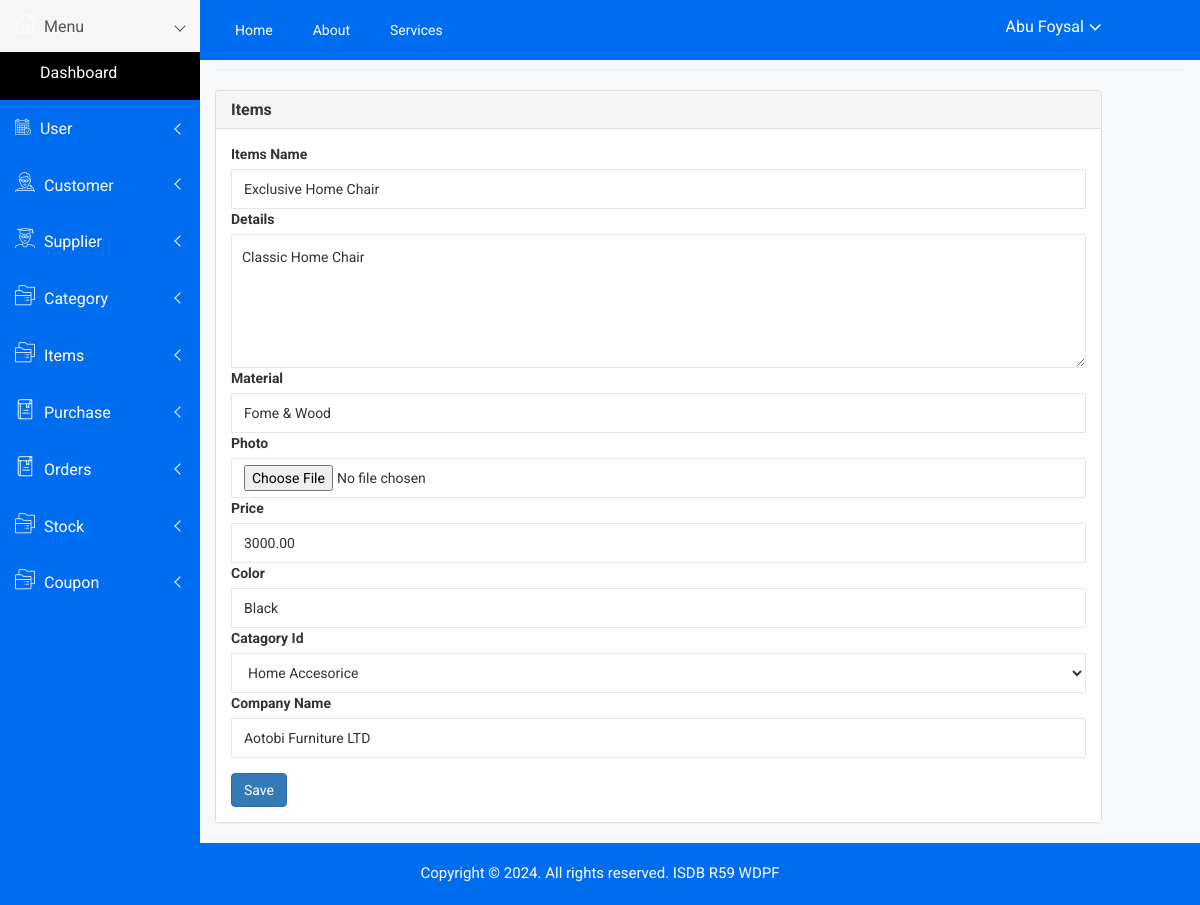
Screenshot of /admin/items_edit.php?id=10 (signed in) with the database file from the repository.
### tables this page shows
CREATE TABLE `items` (
  `id` int(11) NOT NULL,
  `product_name` varchar(100) DEFAULT NULL,
  `details` text DEFAULT NULL,
  `material` varchar(50) DEFAULT NULL,
  `photo` varchar(100) DEFAULT NULL,
  `price` decimal(10,2) DEFAULT NULL,
  `color` varchar(50) DEFAULT NULL,
  `catagory_id` int(11) DEFAULT NULL,
  `company_name` varchar(100) DEFAULT NULL,
  `created_at` datetime DEFAULT NULL,
  `created_by` int(11) DEFAULT NULL,
  `updated_at` datetime DEFAULT NULL,
  `updated_by` int(11) DEFAULT NULL,
  `deleted_at` datetime DEFAULT NULL
);

CREATE TABLE `catagory` (
  `id` int(11) NOT NULL,
  `name` varchar(100) DEFAULT NULL,
  `created_at` datetime DEFAULT NULL,
  `created_by` int(11) DEFAULT NULL,
  `updated_at` datetime DEFAULT NULL,
  `updated_by` int(11) DEFAULT NULL,
  `deleted_at` datetime DEFAULT NULL
);

### admin/class/crud.php (called while the page is built, shortened)
<?php
    class crud{
        private $host='localhost';
        private $connection;
        public function __construct($user,$password,$database){
            $this->user=$user;
            $this->password=$password;
            $this->database=$database;
            $this->connection=new mysqli($this->host,$this->user,$this->password,$this->database);
        }
        public function common_select($table,$fields='*',$condition=false,$sort_field=false,$sort='ASC'){
            $result=array();
            $error=false;
            $sql="select $fields from $table where deleted_at is null ";
            $rs=$this->connection->query($sql);
            if($rs){
                if($rs->num_rows > 0){
                    while($r=$rs->fetch_object()){
                        array_push($result,$r);
                    }
                }
            }else{
                $error=$this->connection->error;
            }
            $return = array('data'=>$result,'error'=>$error);
            return $return;
        }
        public function common_select_single($table,$fields='*',$condition=false,$sort_field=false,$sort='ASC'){
            $result=array();
            $error=false;
            $sql="select $fields from $table where deleted_at is null ";
            if(is_array($condition)){
                $sql.=" and ";
                foreach($condition as $k=>$v){
                    $v = $this->connection->real_escape_string($v);
                    $sql.="$k='$v' and ";
                }
                $sql=rtrim($sql,'and ');
            }
            $rs=$this->connection->query($sql);
            if($rs){
                if($rs->num_rows > 0){
                    while($r=$rs->fetch_object()){
                        $result=$r;
                    }
                }
            }else{
                $error=$this->connection->error;
            }
            $return = array('data'=>$result,'error'=>$error);
            return $return;
        }
    }
?>

### admin/include/connection.php (called while the page is built, shortened)
<?php
    include_once('class/crud.php');
    $mysqli=new crud("root","","sports_store");
?>

### admin/items_edit.php (the view, shortened to what this page needs)
<?php include('include/header.php') ; ?>
<div class="container-fluid">
    <h4 class="page-header"><small>Items/</small> Add New</h4>
    <?php
        $olddata=array();
        $con['id']=$_GET['id'];
        $result=$mysqli->common_select_single('items','*',$con);
        if($result){
            if($result['data']){
                $olddata=$result['data'];
            }
        }
    ?>
    <div class="row">
        <div class="col-md-11">
            <div class="panel panel-default">
                <div class="panel-heading">
                    <h5 class="panel-title">Items</h5>
                </div>
                <div class="panel-body">
                    <form method="post" action="" enctype="multipart/form-data">
                        <div class="form-group">
                            <label for="fullname">Items Name</label>
                            <input type="text" name="product_name" class="form-control" id="fullname" value="<?= $olddata->product_name ?>" />
                            <label for="details">Details </label>
                            <textarea name="details" class="form-control" id="details"><?= $olddata->details ?></textarea>
                            <label for="material">Material </label>
                            <input type="text" name="material" class="form-control" id="material" value="<?= $olddata->material ?>" />
                            <label for="img">Photo </label>
                            <input type="file" name="photo" class="form-control" id="img" value="<?= $olddata->photo ?>" />
                            <label for="price">Price </label>
                            <input type="number" name="price" class="form-control" id="price" value="<?= $olddata->price ?>" />
                            <label for="color">Color </label>
                            <input type="text" name="color" class="form-control" id="color" value="<?= $olddata->color ?>" />
                            <label for="catagoryId">Catagory Id </label>
                            <select class="form-control form-select" name="catagory_id">
                                    <?php
                                        $result=$mysqli->common_select('catagory');
                                        if($result){
                                            if($result['data']){
                                                foreach($result['data'] as $d){
                                    ?>
                                        <option value="<?= $d->id ?>" <?= $d->id==$olddata->catagory_id ? "selected":"" ?> > <?= $d-> name ?></option>
                                    <?php } } } ?>
                                </select>
                            <label for="companyName">Company Name </label>
                            <input type="text" name="company_name" class="form-control" id="companyName" value="<?= $olddata->company_name ?>" />
                        </div>
                        <button type="submit" class="btn btn-primary">Save</button>
                    </form>
                </div>
            </div>
        </div>
    </div>
</div>
<?php include('include/footer.php') ; ?>

### admin/assets/css/main.css (style rules this page uses)
html { color: #222; font-size: 1em; line-height: 1.4; }
textarea { resize: vertical; }

### rows the page displays
items: product_name "Exclusive Home Chair", details "Classic Home Chair", material "Fome & Wood", price "3000.00", color "Black", catagory_id "Home Accesorice", company_name "Aotobi Furniture LTD"

### other values shown
$_SESSION['name'] "Abu Foysal"
